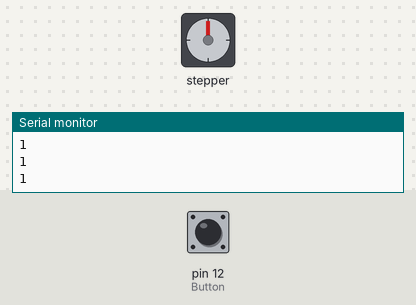
Bench run of a sketch on a simulated Arduino Uno, built with avr-gcc and run on an emulated ATmega328P. Parts: stepper motor, the last lines printed to the serial monitor. Wiring (inferred from the names in the program): stepper motor driver (200 steps per turn assumed): step pin 5; direction pin 4; enable pin 6. Inputs (shaded band) come from the test bench; at power-on: pin 12 (Button) HIGH.

Above: at 1.2 s.
1.3 s: pin 12 (Button) pulled LOW for 3.2 s
At 2.0 s:
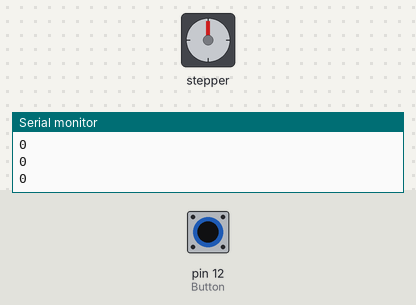
7.5 s: pin 12 (Button) pulled LOW for 0.25 s
10.7 s: pin 12 (Button) pulled LOW for 1 s
14.7 s: pin 12 (Button) pulled LOW for 0.25 s
17.9 s: pin 12 (Button) pulled LOW for 0.25 s
21.1 s: pin 12 (Button) pulled LOW for 1 s
Timing chart, 0 to 72.6 s (numbered marks = the images above; inputs shaded):
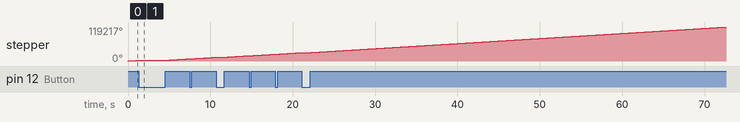

The sketch:

motor_switch_if.ino
```cpp
int Index;
int Button = 12;

void setup()
{
  Serial.begin(9600);
  pinMode(6, OUTPUT); //Enable
  pinMode(5, OUTPUT); //Step
  pinMode(4, OUTPUT); //Direction
  pinMode(Button, INPUT_PULLUP);

  digitalWrite(6,LOW);
}

void loop()
{
  int SW = digitalRead(Button);
  Serial.println(SW);

  if(SW == 1) {
    for(Index = 0; Index < 200; Index++)
    {
      digitalWrite(4,HIGH);
      digitalWrite(5,HIGH);
      delayMicroseconds(500);
      digitalWrite(5,LOW);
      delayMicroseconds(500);
    }
  }
}
```
